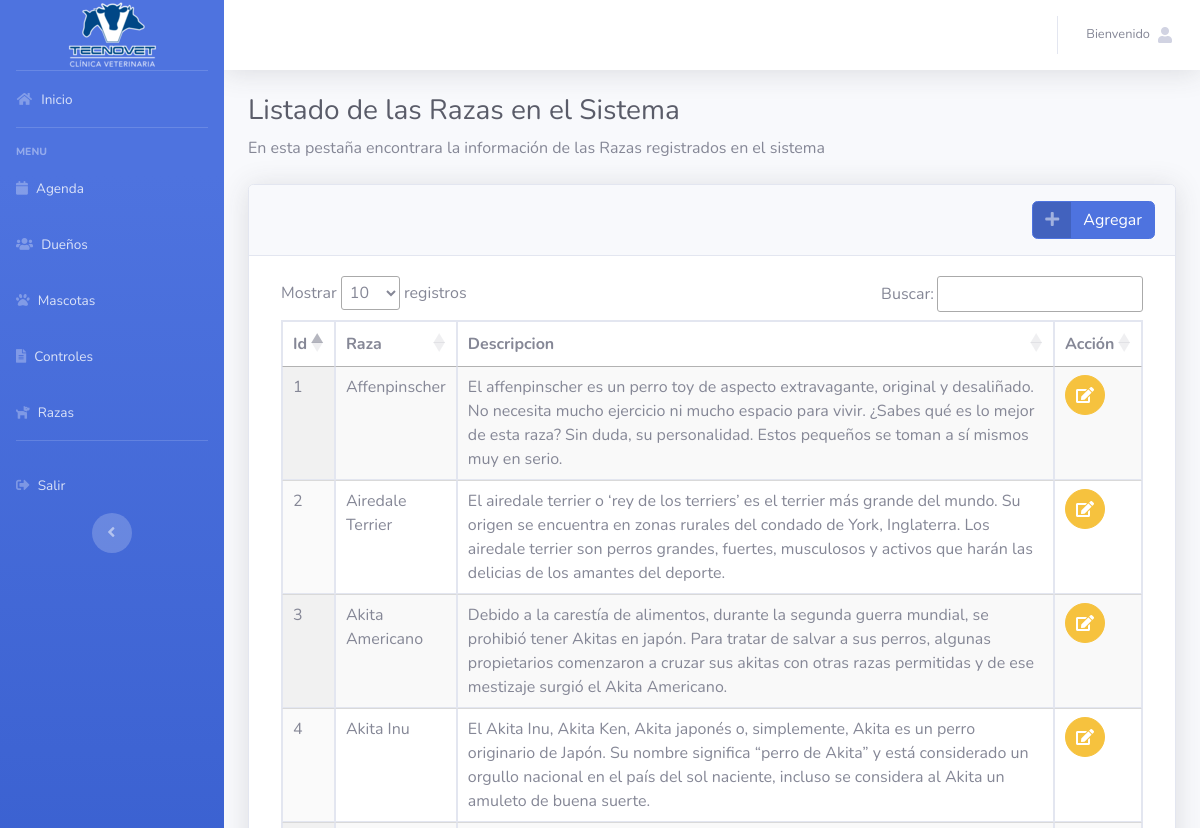
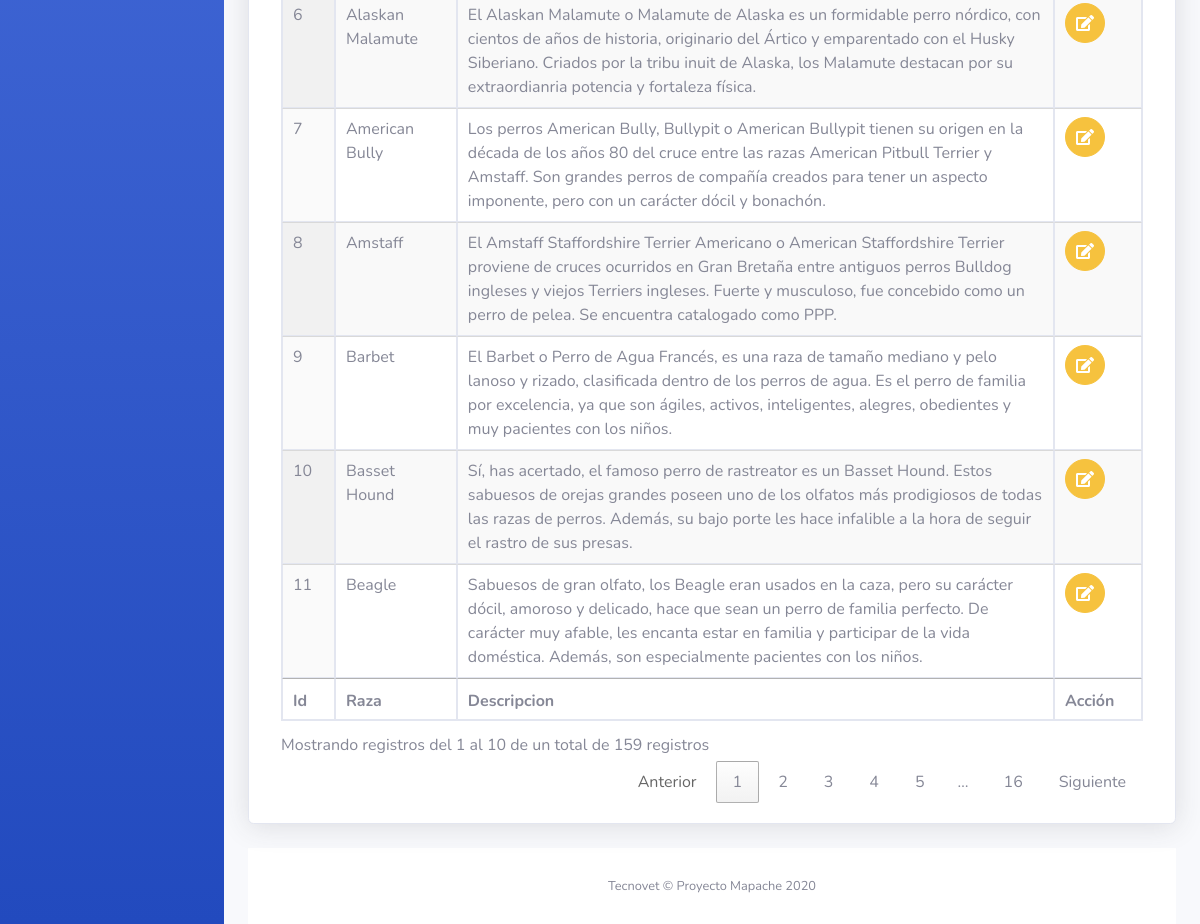
The app's page /razas.php (signed in) with its own data (2 pictures, top to bottom).
### tables this page shows
CREATE TABLE `razas` (
  `id` int(11) NOT NULL,
  `nombre_raza` varchar(255) DEFAULT NULL,
  `descripcion` text DEFAULT NULL
);

### database.php (called while the page is built, shortened)
<?php
	class Database{
		private $con;
		private $dbhost="localhost";
		private $dbuser="root";
		private $dbpass="";
		private $dbname="tecnovetapp";
		public function connect_db(){
			$this->con = mysqli_connect($this->dbhost, $this->dbuser, $this->dbpass, $this->dbname);
		}
		public function leerRazas(){
			$sql = "SELECT id, nombre_raza, descripcion from razas";
			$res = mysqli_query($this->con, $sql);
			return $res;
		}
	}
?>

### razas.php (the view)
<?php include("header.php") ?>
<div class="container-fluid">
<h1 class="h3 mb-2 text-gray-800">Listado de las Razas en el Sistema</h1>
<p class="mb-4">En esta pestaña encontrara la información de las Razas registrados en el sistema</p>
<div class="card shadow mb-4">
  <div class="card-header py-3">
    <div class="text-right">
    <a href="agregarRaza.php" class=" btn btn-primary btn-icon-split">
        <span class="icon text-white-50">
            <i class="fas fa-plus"></i>
        </span>
        <span class="text">Agregar</span>
    </a>
    </div>
  </div>
  <div class="card-body">
    <div class="table-responsive">
                <div class="col-lg-12">
                    <div class="table-responsive">
                        <table id="example" class="display table table-bordered" id="dataTable" width="100%" cellspacing="0">
        <thead>
          <tr>
            <th>Id</th>
            <th>Raza</th>
            <th>Descripcion</th>
            <th>Acción</th>
          </tr>
        </thead>
        <tfoot>
          <tr>
            <th>Id</th>
            <th>Raza</th>
            <th>Descripcion</th>
            <th>Acción</th>
          </tr>
        </tfoot>
        <?php
            include('database.php');
            $razas = new Database();
            $listado = $razas->leerRazas();
        ?>
        <tbody>
            <?php
                while ($row=mysqli_fetch_object($listado)){
                    $id=$row->id;
                    $nombre_raza=$row->nombre_raza;
                    $descripcion=$row->descripcion;
             ?>
          <tr>
            <td><?php echo $id;?></td>
            <td><?php echo $nombre_raza;?></td>
            <td><?php echo $descripcion;?></td>
            <td><a href="actualizarRaza.php?id=<?php echo $id;?>" class="btn btn-warning btn-circle"><i class="fas fa-edit"></i></a></td>
          </tr>
          <?php
            }
          ?>
        </tbody>
      </table>
    </div>
  </div>
</div>
</div>
</div>
<?php include("footer.php") ?>

### header.php (shortened to what this page needs)
<!DOCTYPE html>
<html lang="es">
<head>
  <link href="vendor/fontawesome-free/css/all.min.css" rel="stylesheet" type="text/css">
  <link href="css/sb-admin-2.min.css" rel="stylesheet">
  <link rel="stylesheet" type="text/css" href="https://cdn.datatables.net/1.10.20/css/jquery.dataTables.css">
</head>
<body id="page-top">
  <div id="wrapper">
    <ul class="navbar-nav bg-gradient-primary sidebar sidebar-dark accordion" id="accordionSidebar">
      <a class="sidebar-brand d-flex align-items-center justify-content-center" href="home.php">
        <div class="sidebar-brand-icon ">
        <img src="img/logo-menu.png" class="img-fluid" alt="Responsive image">
        </div>
      </a>
      <hr class="sidebar-divider my-0">
      <li class="nav-item ">
        <a class="nav-link" href="home.php">
          <i class="fas fa-fw fa-home"></i>
          <span>Inicio</span></a>
      </li>
      <hr class="sidebar-divider">
      <div class="sidebar-heading">
        Menu
      </div>
      <li class="nav-item ">
        <a class="nav-link" href="agendas.php">
        <i class="fas fa-calendar"></i>
          <span>Agenda</span></a>
      </li>
      <li class="nav-item ">
        <a class="nav-link" href="usuarios.php">
        <i class="fas fa-users"></i>
          <span>Dueños</span></a>
      </li>
      <li class="nav-item ">
        <a class="nav-link" href="mascotas.php">
        <i class="fas fa-paw"></i>
          <span>Mascotas</span></a>
      </li>
      <li class="nav-item ">
        <a class="nav-link" href="controles.php">
        <i class="fas fa-file-alt"></i>
          <span>Controles</span></a>
      </li>
      <li class="nav-item ">
        <a class="nav-link" href="razas.php">
        <i class="fas fa-dog"></i>
          <span>Razas</span></a>
      </li>
      <hr class="sidebar-divider">
      <li class="nav-item ">
        <a class="nav-link" href="logout.php">
        <i class="fas fa-sign-out-alt"></i>
          <span>Salir</span></a>
      </li>
      <div class="text-center d-none d-md-inline">
        <button class="rounded-circle border-0" id="sidebarToggle"></button>
      </div>
    </ul>
    <div id="content-wrapper" class="d-flex flex-column">
      <div id="content">
        <nav class="navbar navbar-expand navbar-light bg-white topbar mb-4 static-top shadow">
          <ul class="navbar-nav ml-auto">
            <li class="nav-item dropdown no-arrow">
              <a class="nav-link dropdown-toggle" href="#" id="userDropdown" role="button" data-toggle="dropdown" aria-haspopup="true" aria-expanded="false">
                <span class="mr-2 d-none d-lg-inline text-gray-600 small">Bienvenido</span>
                <i class="fas fa-user"></i>
              </a>
            </li>
          </ul>
        </nav>

### footer.php (shortened to what this page needs)
<footer class="sticky-footer bg-white">
<div class="container my-auto">
<div class="copyright text-center my-auto">
  <span>Tecnovet &copy; Proyecto Mapache 2020</span>
</div>
</div>
</footer>
</div>
</div>
</body>
</html>

### records on screen
razas: id "1", nombre_raza "Affenpinscher", descripcion "El affenpinscher es un perro toy de aspecto extravagante, original y desaliñado. No necesita mucho ejercicio ni mucho espacio para vivir. ¿Sabes qué es lo mejor de esta raza? Sin duda, su personalidad. Estos pequeños se toman a sí mismos muy en serio."
razas: id "2", nombre_raza "Airedale Terrier", descripcion "El airedale terrier o ‘rey de los terriers’ es el terrier más grande del mundo. Su origen se encuentra en zonas rurales del condado de York, Inglaterra. Los airedale terrier son perros grandes, fuertes, musculosos y activos que harán las delicias de los amantes del deporte."
razas: id "3", nombre_raza "Akita Americano", descripcion "Debido a la carestía de alimentos, durante la segunda guerra mundial, se prohibió tener Akitas en japón. Para tratar de salvar a sus perros, algunas propietarios comenzaron a cruzar sus akitas con otras razas permitidas y de ese mestizaje surgió el Akita Americano."
razas: id "4", nombre_raza "Akita Inu", descripcion "El Akita Inu, Akita Ken, Akita japonés o, simplemente, Akita es un perro originario de Japón. Su nombre significa “perro de Akita” y está considerado un orgullo nacional en el país del sol naciente, incluso se considera al Akita un amuleto de buena suerte."
razas: id "6", nombre_raza "Alaskan Malamute", descripcion "El Alaskan Malamute o Malamute de Alaska es un formidable perro nórdico, con cientos de años de historia, originario del Ártico y emparentado con el Husky Siberiano. Criados por la tribu inuit de Alaska, los Malamute destacan por su extraordianria potencia y fortaleza física."
razas: id "7", nombre_raza "American Bully", descripcion "Los perros American Bully, Bullypit o American Bullypit tienen su origen en la década de los años 80 del cruce entre las razas American Pitbull Terrier y Amstaff. Son grandes perros de compañía creados para tener un aspecto imponente, pero con un carácter dócil y bonachón."
razas: id "8", nombre_raza "Amstaff", descripcion "El Amstaff Staffordshire Terrier Americano o American Staffordshire Terrier proviene de cruces ocurridos en Gran Bretaña entre antiguos perros Bulldog ingleses y viejos Terriers ingleses. Fuerte y musculoso, fue concebido como un perro de pelea. Se encuentra catalogado como PPP."
razas: id "9", nombre_raza "Barbet", descripcion "El Barbet o Perro de Agua Francés, es una raza de tamaño mediano y pelo lanoso y rizado, clasificada dentro de los perros de agua. Es el perro de familia por excelencia, ya que son ágiles, activos, inteligentes, alegres, obedientes y muy pacientes con los niños."
razas: id "10", nombre_raza "Basset Hound", descripcion "Sí, has acertado, el famoso perro de rastreator es un Basset Hound. Estos sabuesos de orejas grandes poseen uno de los olfatos más prodigiosos de todas las razas de perros. Además, su bajo porte les hace infalible a la hora de seguir el rastro de sus presas."
razas: id "11", nombre_raza "Beagle", descripcion "Sabuesos de gran olfato, los Beagle eran usados en la caza, pero su carácter dócil, amoroso y delicado, hace que sean un perro de familia perfecto. De carácter muy afable, les encanta estar en familia y participar de la vida doméstica. Además, son especialmente pacientes con los niños."
